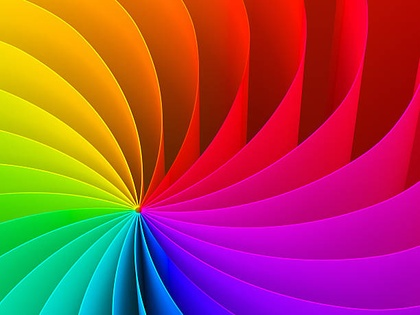
%> input picture deneme.jpg, 420 x 315 px, shrunk from 612 x 459 before the run
$ octave ratio.m   (GNU Octave 9; MATLAB toolbox functions it lacks are replaced by stand-ins)
%> lines starting %> are read from the running program, lines starting %| are printed output that depends on the picture
close all
clear all
image = imread('deneme.jpg');
%> image is the input picture: size 315x420x3 uint8; mean R, G, B 167, 70.5, 74
img = double(image(:,:,1));
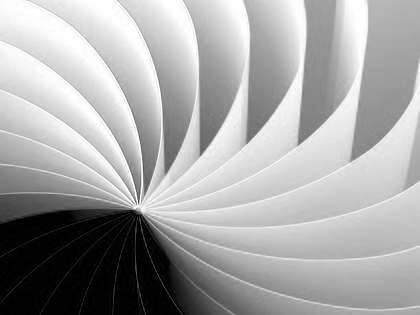
%> img: size 315x420 double; min 0, max 255, mean 167
img = img + 60;
figure ; imshow(img);

max_value = max(img(:));
%> max_value = 315
ratio = 255/max_value;
%> ratio = 0.81
img = img * ratio;
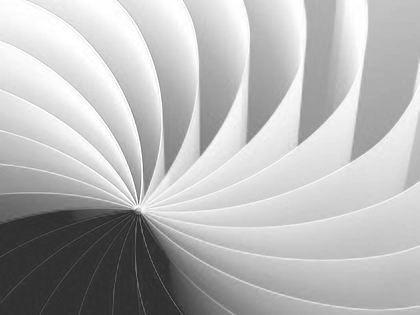
%> img: size 315x420 double; min 48.57, max 255, mean 183.7
figure ; imshow(img,[]);

$ run again, with 5235215.jfif saved as deneme.jpg
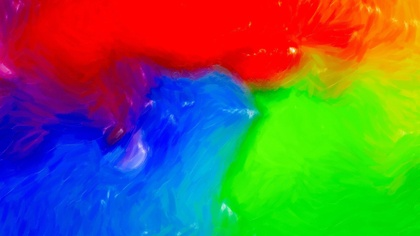
%> input picture 5235215.jfif, 420 x 236 px, shrunk from 4000 x 2250 before the run
%> image is the input picture: size 236x420x3 uint8; mean R, G, B 101.2, 104.1, 82
%> `img = double(image(:,:,1));`:
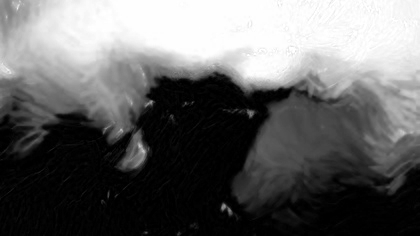
%> img: size 236x420 double; min 0, max 255, mean 101.2
%> max_value = 315
%> ratio = 0.81
%> `img = img * ratio;`:
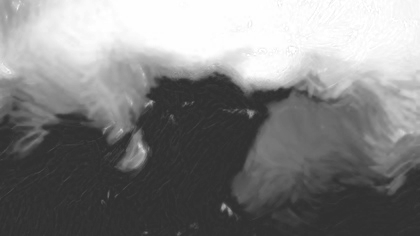
%> img: size 236x420 double; min 48.57, max 255, mean 130.5

$ run again, with indir.jfif saved as deneme.jpg
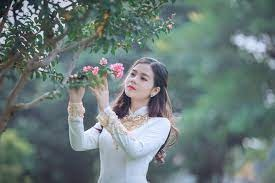
%> input picture indir.jfif, 275 x 183 px
%> image is the input picture: size 183x275x3 uint8; mean R, G, B 107.4, 123.5, 122
%> `img = double(image(:,:,1));`:
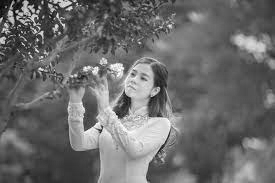
%> img: size 183x275 double; min 0, max 255, mean 107.4
%> max_value = 315
%> ratio = 0.81
%> `img = img * ratio;`:
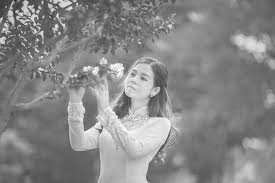
%> img: size 183x275 double; min 48.57, max 255, mean 135.5
